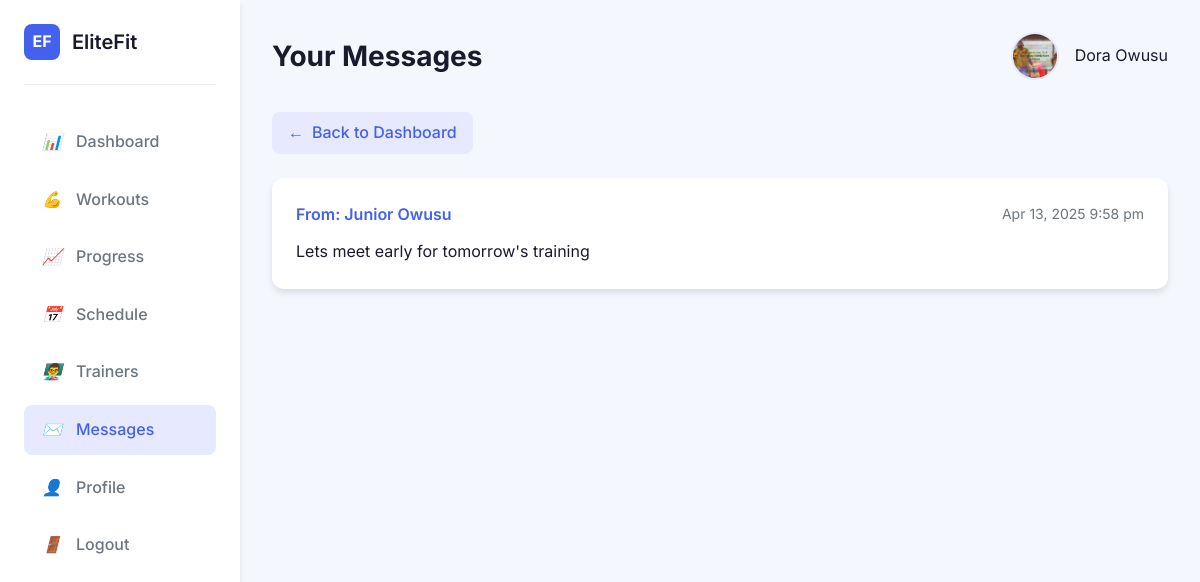
The page /member/messages.php (signed in) on the database its author committed.
### tables this page shows
CREATE TABLE IF NOT EXISTS `users` (
  `user_id` int NOT NULL AUTO_INCREMENT,
  `first_name` varchar(50) NOT NULL,
  `last_name` varchar(50) NOT NULL,
  `email` varchar(100) NOT NULL,
  `contact_number` varchar(15) NOT NULL,
  `password_hash` varchar(255) NOT NULL,
  `role` enum('member','trainer','admin','equipment_manager') NOT NULL DEFAULT 'member',
  `location` varchar(50) DEFAULT NULL,
  `gender` enum('male','female','other') DEFAULT NULL,
  `date_of_birth` date DEFAULT NULL,
  `profile_picture` varchar(255) DEFAULT NULL,
  `date_registered` timestamp NULL DEFAULT CURRENT_TIMESTAMP,
  `is_active` tinyint(1) DEFAULT '1',
  `is_verified` tinyint(1) DEFAULT '0',
  `verify_token` varchar(64) DEFAULT NULL,
  `token_expires` datetime DEFAULT NULL,
  `is_archived` tinyint(1) DEFAULT '0',
  `archived_at` datetime DEFAULT NULL,
  `reset_token` varchar(255) DEFAULT NULL,
  `reset_expires` datetime DEFAULT NULL,
  `password_otp_hash` varchar(255) DEFAULT NULL,
  `password_otp_expires` datetime DEFAULT NULL,
  `password_otp_attempts` int DEFAULT '0',
  PRIMARY KEY (`user_id`),
  UNIQUE KEY `email` (`email`),
  UNIQUE KEY `contact_number` (`contact_number`)
);

CREATE TABLE IF NOT EXISTS `messages` (
  `message_id` int NOT NULL AUTO_INCREMENT,
  `sender_id` int NOT NULL,
  `receiver_id` int NOT NULL,
  `message_text` text NOT NULL,
  `sent_at` timestamp NULL DEFAULT CURRENT_TIMESTAMP,
  `is_read` tinyint(1) DEFAULT '0',
  PRIMARY KEY (`message_id`),
  KEY `sender_id` (`sender_id`),
  KEY `receiver_id` (`receiver_id`)
);

### member/messages.php (the view, shortened to what this page needs)
<?php
include_once __DIR__ . "/../config.php";
$member_id = $_SESSION['user_id'];
$messages_sql = "SELECT m.*, u.first_name, u.last_name
                FROM messages m
                JOIN users u ON m.sender_id = u.user_id
                WHERE m.receiver_id = ?
                ORDER BY m.sent_at DESC";
$messages_stmt = $conn->prepare($messages_sql);
$messages_stmt->bind_param("i", $member_id);
$messages_stmt->execute();
$messages_result = $messages_stmt->get_result();
$messages = $messages_result->fetch_all(MYSQLI_ASSOC);
$user_sql = "SELECT first_name, last_name, profile_picture FROM users WHERE user_id = ?";
$user_stmt = $conn->prepare($user_sql);
$user_stmt->bind_param("i", $member_id);
$user_stmt->execute();
$user_result = $user_stmt->get_result();
$user = $user_result->fetch_assoc();
?>
<!DOCTYPE html>
<html lang="en">
<head>
</head>
<body>
    <div class="dashboard-container">
        <aside class="sidebar">
            <div class="brand">
                <div class="brand-logo">EF</div>
                <div class="brand-name">EliteFit</div>
            </div>
            <nav class="nav-menu">
                <a href="../dashboard.php" class="nav-item">
                    <i>📊</i> Dashboard
                </a>
                <a href="actions/workout_plans.php" class="nav-item">
                    <i>💪</i> Workouts
                </a>
                <a href="actions/progress_tracker.php" class="nav-item">
                    <i>📈</i> Progress
                </a>
                <a href="actions/schedule.php" class="nav-item">
                    <i>📅</i> Schedule
                </a>
                <a href="actions/trainers.php" class="nav-item">
                    <i>👨‍🏫</i> Trainers
                </a>
                <a href="#" class="nav-item active">
                    <i>✉️</i> Messages
                </a>
                <a href="actions/edit_profile.php" class="nav-item">
                    <i>👤</i> Profile
                </a>
                <a href="../logout.php" class="nav-item">
                    <i>🚪</i> Logout
                </a>
            </nav>
        </aside>
        <main class="main-content">
            <header class="header">
                <div class="page-title">
                    <h1>Your Messages</h1>
                </div>
                <div class="user-profile">
                    <?php if (!empty($user['profile_picture'])): ?>
                        <img src="<?= '../' . htmlspecialchars($user['profile_picture']) ?>" class="profile-pic" alt="Profile Picture">
                    <?php else: ?>
                        <div class="profile-pic" style="background: #ccc; display: flex; align-items: center; justify-content: center;">
                            <span style="font-size: 20px;">👤</span>
                        </div>
                    <?php endif; ?>
                    <div class="profile-info">
                        <span class="profile-name">
                            <?= htmlspecialchars(($user['first_name'] ?? '') . ' ' . ($user['last_name'] ?? '')) ?>
                        </span>
                    </div>
                </div>
            </header>
            <a href="dashboard.php" class="back-btn">
                <span>←</span> Back to Dashboard
            </a>
            <div class="messages-container">
                <?php if (!empty($messages)): ?>
                    <?php foreach ($messages as $message): ?>
                        <div class="message-item <?= $message['is_read'] ? '' : 'unread' ?>">
                            <div class="message-header">
                                <span class="message-sender">From: <?= htmlspecialchars($message['first_name'] . ' ' . $message['last_name']) ?></span>
                                <span class="message-date"><?= date('M j, Y g:i a', strtotime($message['sent_at'])) ?></span>
                            </div>
                            <div class="message-content">
                                <?= nl2br(htmlspecialchars($message['message_text'])) ?>
                            </div>
                        </div>
                    <?php endforeach; ?>
                <?php endif; ?>
            </div>
        </main>
    </div>
</body>
</html>

### member/messages.php (style rules this page uses)
:root { --primary: #4361ee; --primary-light: #e6e9ff; --secondary: #3f37c9; --dark: #1a1a2e; --light: #f8f9fa; --success: #4cc9f0; --warning: #f8961e; --danger: #f72585; --gray: #6c757d; --gray-light: #e9ecef; --white: #ffffff; --shadow: 0 4px 6px rgba(0, 0, 0, 0.1); --shadow-lg: 0 10px 15px rgba(0, 0, 0, 0.1); --radius: 12px; --radius-sm: 8px; --transition: all 0.3s ease; }
* { margin: 0; padding: 0; box-sizing: border-box; }
body { font-family: 'Inter', sans-serif; background-color: #f5f7ff; color: var(--dark); line-height: 1.6; }
.dashboard-container { display: grid; grid-template-columns: 240px 1fr; min-height: 100vh; }
.sidebar { background: var(--white); box-shadow: var(--shadow); padding: 1.5rem; position: sticky; top: 0; height: 100vh; }
.brand { display: flex; align-items: center; gap: 0.75rem; margin-bottom: 2rem; padding-bottom: 1.5rem; border-bottom: 1px solid var(--gray-light); }
.brand-logo { width: 36px; height: 36px; background: var(--primary); border-radius: 8px; display: flex; align-items: center; justify-content: center; color: white; font-weight: bold; }
.brand-name { font-weight: 600; font-size: 1.25rem; }
.nav-menu { display: flex; flex-direction: column; gap: 0.5rem; }
.nav-item { padding: 0.75rem 1rem; border-radius: var(--radius-sm); display: flex; align-items: center; gap: 0.75rem; text-decoration: none; color: var(--gray); font-weight: 500; transition: var(--transition); }
.nav-item:hover, .nav-item.active { background: var(--primary-light); color: var(--primary); }
.nav-item i { width: 24px; text-align: center; }
.main-content { padding: 2rem; }
.header { display: flex; justify-content: space-between; align-items: center; margin-bottom: 2rem; }
.page-title h1 { font-size: 1.75rem; font-weight: 700; color: var(--dark); }
.user-profile { display: flex; align-items: center; gap: 1rem; }
.profile-pic { width: 48px; height: 48px; border-radius: 50%; object-fit: cover; border: 2px solid var(--primary-light); }
.messages-container { background: var(--white); border-radius: var(--radius); box-shadow: var(--shadow); overflow: hidden; }
.message-item { padding: 1.5rem; border-bottom: 1px solid var(--gray-light); transition: var(--transition); }
.message-item:last-child { border-bottom: none; }
.message-header { display: flex; justify-content: space-between; align-items: center; margin-bottom: 0.75rem; }
.message-sender { font-weight: 600; color: var(--primary); }
.message-date { font-size: 0.875rem; color: var(--gray); }
.message-content { color: var(--dark); line-height: 1.6; }
.back-btn { display: inline-flex; align-items: center; gap: 0.5rem; padding: 0.5rem 1rem; background: var(--primary-light); color: var(--primary); border-radius: var(--radius-sm); text-decoration: none; font-weight: 500; transition: var(--transition); margin-bottom: 1.5rem; }

### rows shown on the page
users: profile_picture (picture), first_name+last_name "Dora Owusu"
messages: users.first_name+last_name "Junior Owusu", sent_at "Apr 13, 2025 9:58 pm", message_text "Lets meet early for tomorrow's training"
